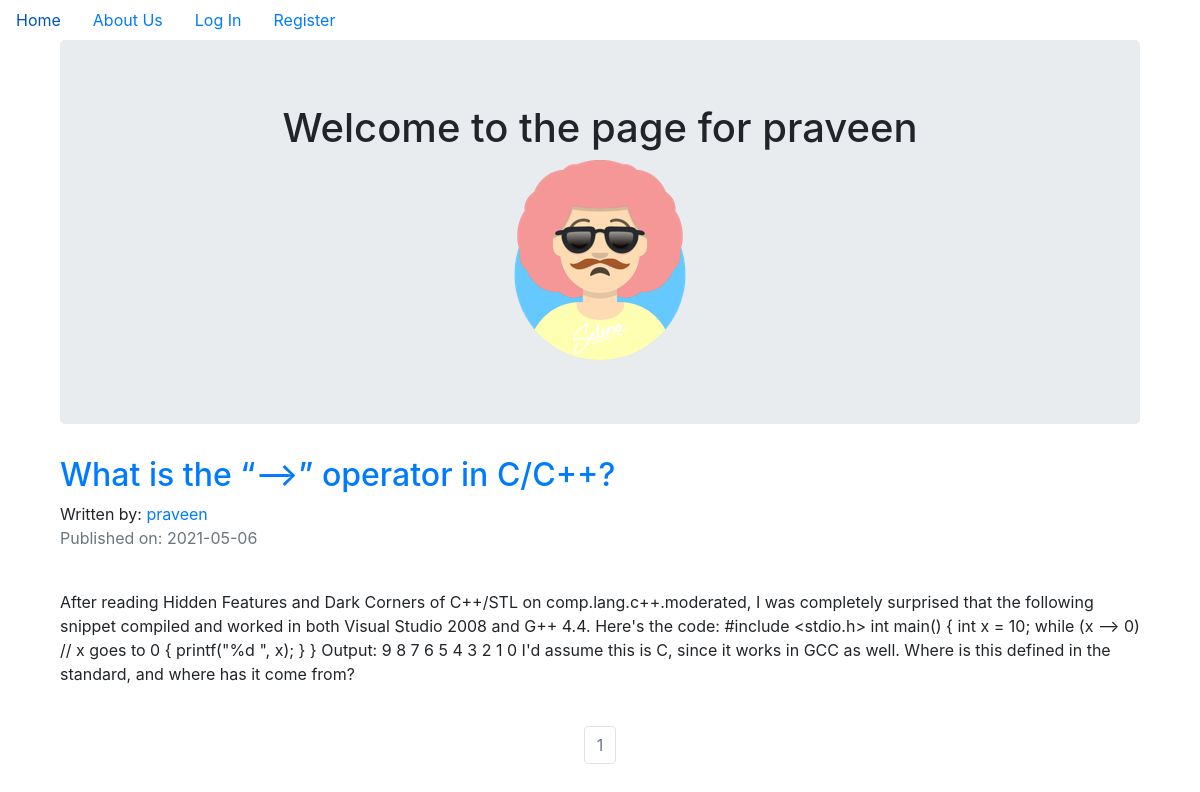
Screenshot of /praveen with the database file from the repository.
### techblog/models.py (models this page shows, shortened)
class User(db.Model, UserMixin):
    __tablename__ = 'users'
    id = db.Column(db.Integer, primary_key = True)
    profile_image = db.Column(db.String(20), nullable=False, default='default_profile.png')
    email = db.Column(db.String(64), unique=True, index=True)
    username = db.Column(db.String(64), unique=True, index=True)
    password_hash = db.Column(db.String(128))
    posts = db.relationship('BlogPost', backref='author', lazy=True)

class BlogPost(db.Model):
    users = db.relationship(User)
    id = db.Column(db.Integer, primary_key=True)
    user_id = db.Column(db.Integer, db.ForeignKey('users.id'), nullable=False)
    date = db.Column(db.DateTime, nullable=False, default=datetime.utcnow)
    title = db.Column(db.String(140), nullable=False)
    text = db.Column(db.Text, nullable=False)

### techblog/users/views.py (the view)
@users.route("/<username>")
def user_posts(username):
    page = request.args.get('page', 1, type=int)
    user = User.query.filter_by(username=username).first_or_404()
    blog_posts = BlogPost.query.filter_by(author=user).order_by(BlogPost.date.desc()).paginate(page=page, per_page=5)
    return render_template('user_blog_posts.html', blog_posts=blog_posts, user=user)

### techblog/templates/user_blog_posts.html (shortened to what this page needs)
{% extends "base.html" %}
{% block content %}
<div class="container">
  <div class="jumbotron">
    <div align='center'>
      <h1 >Welcome to the page for {{user.username}}</h1>
      <img align='center' src="{{ url_for('static', filename='profile_pics/' + user.profile_image) }}">
    </div>
  </div>
{% for post in blog_posts.items %}
          <h2><a href="{{ url_for('blog_posts.blog_post', blog_post_id=post.id) }}">{{ post.title }}</a></h2>
          Written by: <a href="{{ url_for('users.user_posts', username=post.author.username) }}">{{ post.author.username }}</a>
          <p class="text-muted">Published on: {{ post.date.strftime('%Y-%m-%d') }}</p>
          <br>
            <p>{{post.text}}</p>
          <br>
{% endfor %}
</div>
<nav aria-label="Page navigation example">
  <ul class="pagination justify-content-center">
    {% for page_num in blog_posts.iter_pages(left_edge=1, right_edge=1, left_current=1, right_current=2) %}
            {% if blog_posts.page == page_num %}
              <li class="page-item disabled">
                <a class="page-link" href="{{ url_for('users.user_posts', username=user.username, page=page_num) }}">{{ page_num }}</a></li>
            {% else %}
              <li class="page-item"><a class="page-link" href="{{ url_for('users.user_posts', username=user.username, page=page_num) }}">{{ page_num }}</a></li>
            {% endif %}
    {% endfor %}
</nav>
{% endblock content %}

### rows the page displays
User: username "praveen", profile_image (picture)
BlogPost: title "What is the “-->” operator in C/C++?", author.username "praveen", date "2021-05-06", text "After reading Hidden Features and Dark Corners of C++/STL on comp.lang.c++.moderated, I was completely surprised that the following snippet compiled and worked in both Visual Studio 2008 and G++ 4.4. Here's the code: #include <stdio.h> int main() { int x = 10; while (x --> 0) // x goes to 0 { printf(\"%d \", x); } } Output: 9 8 7 6 5 4 3 2 1 0 I'd assume this is C, since it works in GCC as well. Where is this defined in the standard, and where has it come from?"

### other values shown
{{ page_num }} "1"
